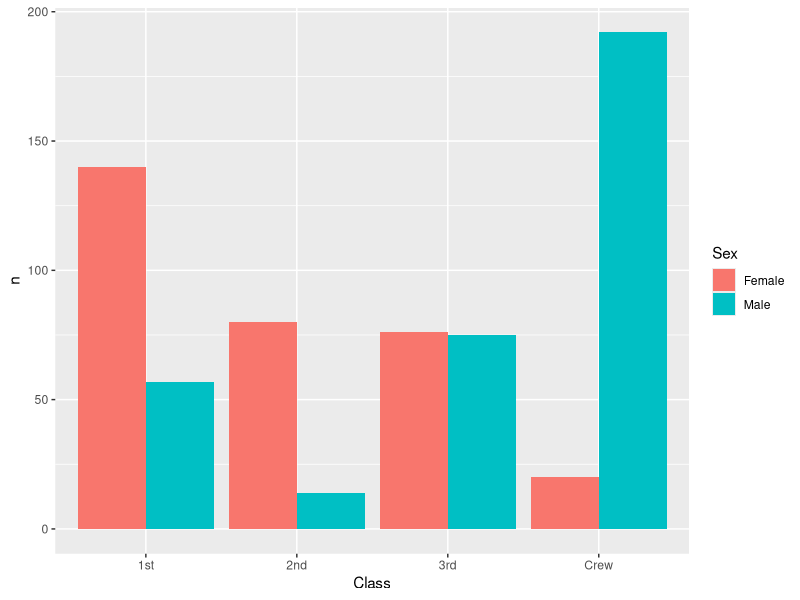
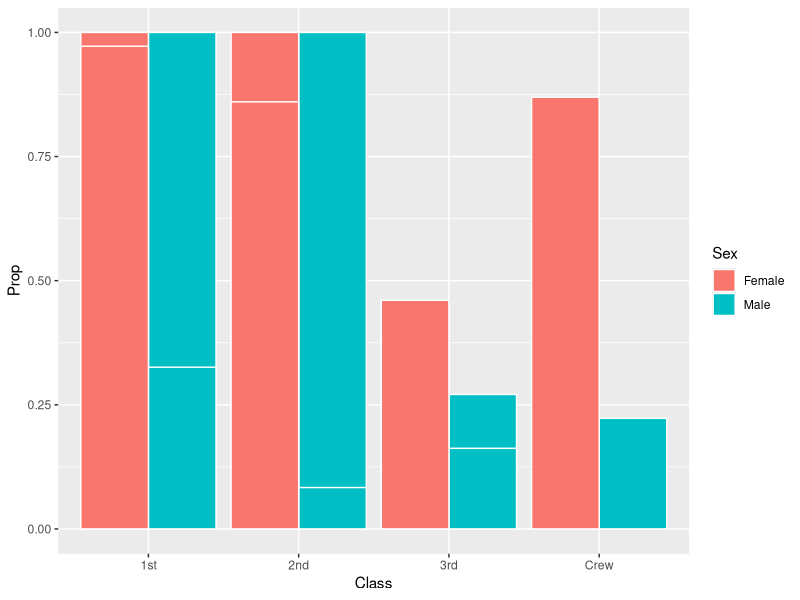
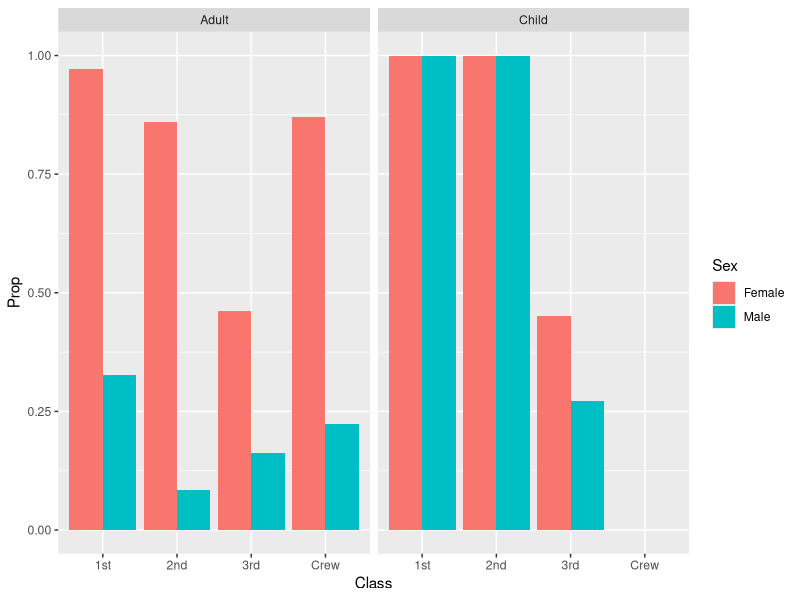

Generate these figures, in order, with R:
## ---- chunk 1
library(tidyverse)

df_titanic <- as_tibble(Titanic)
## ---- chunk 2
## TASK: Perform a `glimpse` of df_titanic
glimpse(df_titanic)
## ---- chunk 3
## NOTE: No need to edit! We'll cover how to
## do this calculation in a later exercise.
df_titanic %>% summarize(total = sum(n))
## ---- chunk 4
## TASK: Visualize counts against `Class` and `Sex`
df_titanic %>%
  filter(Survived =="Yes") %>% 
  ggplot(aes(x=Class, y=n, fill = Sex)) +
  geom_col(position = "dodge")
## ---- chunk 5
## NOTE: No need to edit! We'll cover how to
## do this calculation in a later exercise.
df_prop <-
  df_titanic %>%
  group_by(Class, Sex, Age) %>%
  mutate(
    Total = sum(n),
    Prop = n / Total
  ) %>%
  ungroup()
df_prop
## ---- chunk 6

df_prop %>%
  filter(Survived =="Yes") %>% 
  ggplot(aes(x=Class, y=Prop, fill = Sex)) +
  geom_col(position = "dodge", color="White")
## ---- chunk 7
df_prop %>%
  filter(Survived =="Yes") %>% 
  ggplot(aes(x=Class, y=Prop, fill = Sex)) +
  geom_col(position = "dodge") +
  facet_wrap(~ Age)
  
